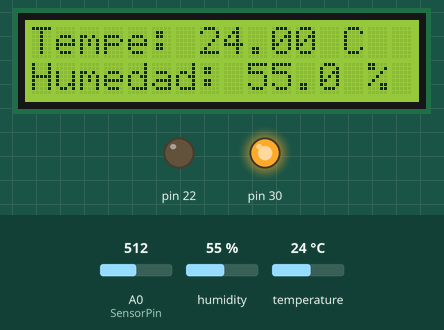
Recording of a sketch running on a simulated Arduino Mega 2560, built with avr-gcc and run on an emulated ATmega2560. Parts: 16×2 character LCD, output pins drawn as LEDs (lit = HIGH). The test bench sets the inputs (shaded band); at power-on: temperature 24 °C, A0 (SensorPin) = 512, humidity 55 %.

Above: at 1.2 s.
1.3 s: temperature set to 33 °C
At 2.4 s:
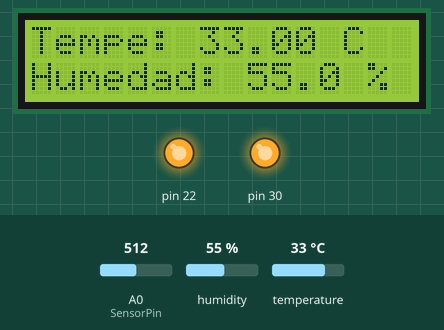
7.3 s: temperature set to 36 °C
At 9.1 s:
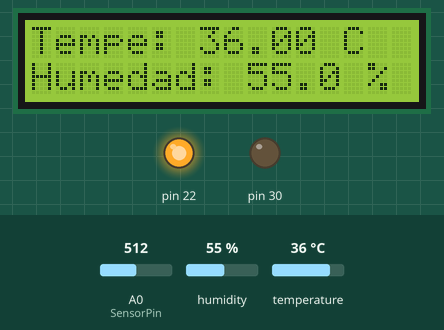
13.3 s: temperature set to 41 °C
At 15.1 s:
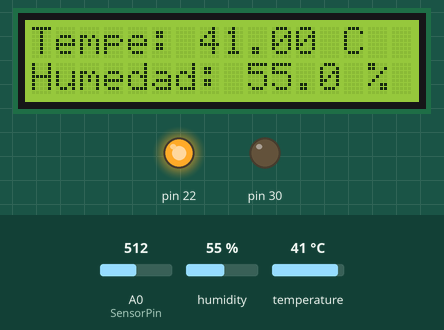
19.3 s: temperature set to 12 °C
At 21.8 s:
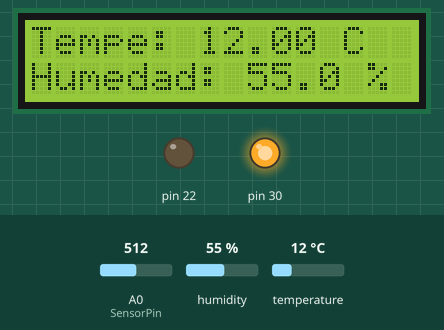
25.3 s: temperature set to 34 °C
At 27.1 s:
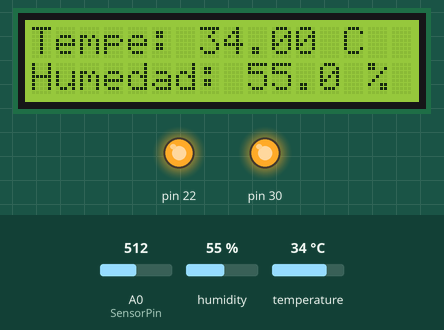
31.3 s: temperature set to 31 °C
At 33.8 s:
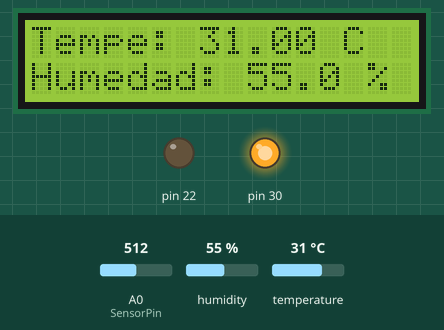
Timing chart, 0 to 35.3 s (numbered marks = the images above; inputs shaded):
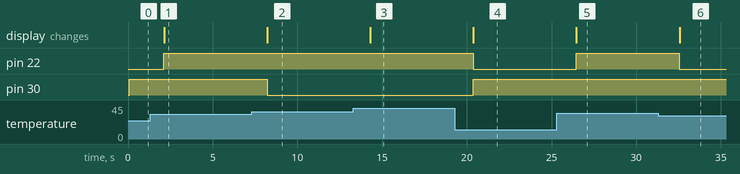

The sketch:

incubadora.ino
```cpp
#include <LiquidCrystal.h>
#include "DHT.h"
#define DHTPIN 50

#define DHTTYPE DHT11
#define RELAY1 30
DHT dht(DHTPIN, DHTTYPE);

LiquidCrystal lcd(12, 11, 5, 4, 3, 2);

int pin=50;
int rele=13;
int estado=0;
int vcc= 11; //crear pines de 5v
int temp = 0; // lee la humeda
int hum = 0;  // lee la temperatura
const int SensorPin= A0;


void setup()
{
  lcd.clear();
  lcd.begin(16, 2);
  pinMode(30,OUTPUT);
  pinMode(22, OUTPUT);
  Serial.begin(9600); // velocidad de la trasmisión in bits
  dht.begin();

}

void loop()
{
  int value = analogRead(SensorPin);
  float temp = dht.readTemperature();
  float hum = dht.readHumidity();


    if (temp <= 32)
      {

       digitalWrite(30, HIGH);
       digitalWrite(22, LOW);
      }

  else {

    if (temp >= 33 and temp <=35)
      {

       digitalWrite(22, HIGH); //ventilador
       digitalWrite(30, HIGH);


      }

    else
    {
      if (temp >= 36 and temp <= 40)
      {

       digitalWrite(22, HIGH); //ventilador
       digitalWrite(30, LOW); // bombillo

      }
   }
}
// codigo para imprimir la temperatura

lcd.clear();
lcd.setCursor(0,0);
lcd.println("Tempe: ");
lcd.setCursor(7,0);
lcd.println(temp);//Escribe la temperatura
lcd.setCursor(12,0);
lcd.print(" C");

// codigo para imprimir la humedad

lcd.setCursor(0,1);//Posiciona la primera letra despues del segmento 5 en linea 1
lcd.print("Humedad: ");
lcd.println(hum);//Escribe la humedad
lcd.setCursor(13,1);
lcd.print(" %  ");
}
```

Measured:
- the behaviour switches between 33 and 32 °C on temperature (found by bisection; images 5 and 6)
- after the input at 1.3 s, pin 22: LOW → HIGH after 0.82 s; the display: changes after 0.83 s (image 1)
- after the input at 7.3 s, pin 30: HIGH → LOW after 0.91 s; the display: changes after 0.92 s (image 2)
- after the input at 13.3 s, the display: changes after 0.99 s (image 3)
- after the input at 19.3 s, pin 22: HIGH → LOW after 1.1 s; pin 30: LOW → HIGH after 1.1 s; the display: changes after 1.1 s (image 4)
- after the input at 25.3 s, pin 22: LOW → HIGH after 1.2 s; the display: changes after 1.2 s (image 5)
- after the input at 31.3 s, pin 22: HIGH → LOW after 1.2 s; the display: changes after 1.3 s (image 6)
